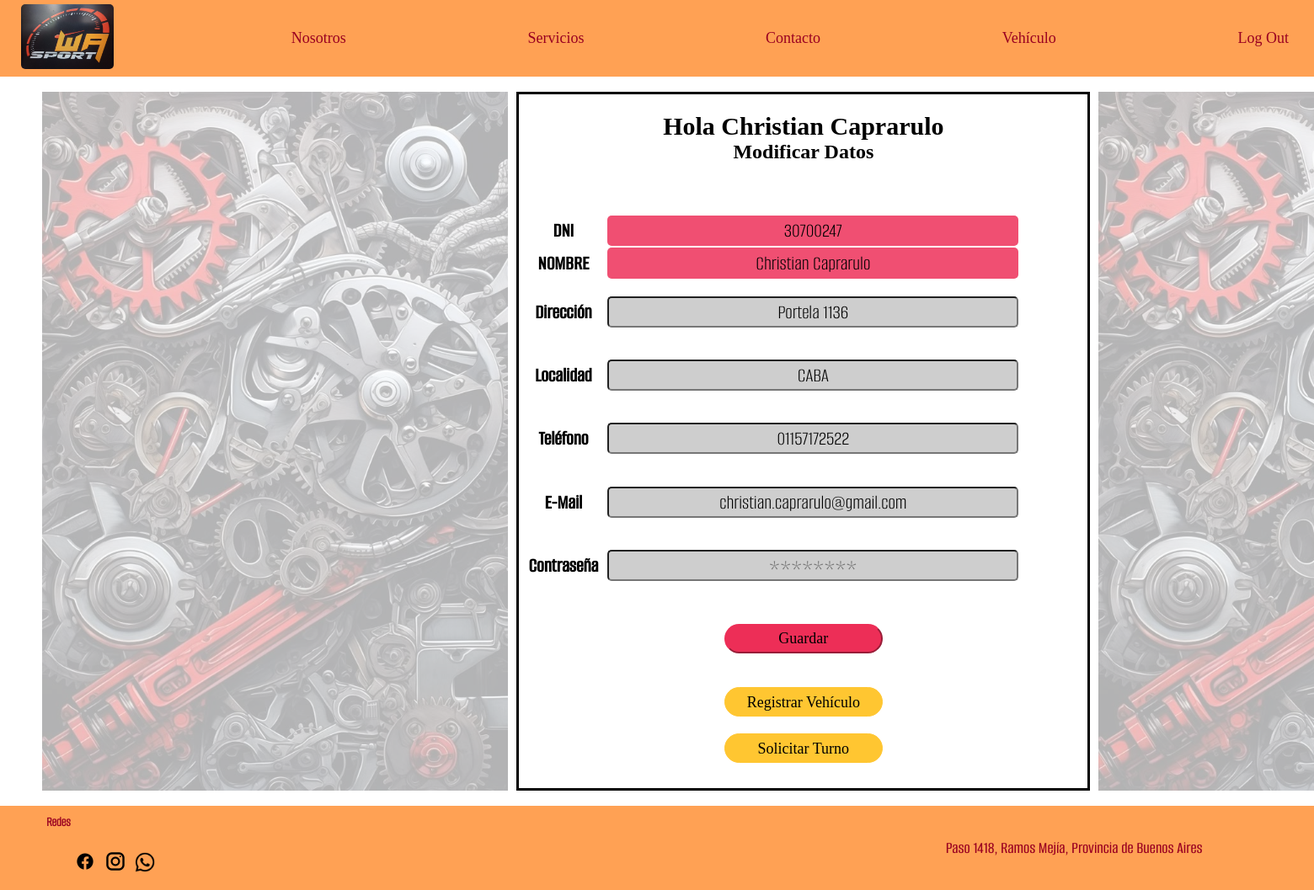
Screenshot of /modificacion_cliente.php (signed in) with the database file from the repository.
### tables this page shows
CREATE TABLE `clientes` (
  `cliente_DNI` varchar(10) NOT NULL,
  `cliente_contrasena` varchar(255) NOT NULL,
  `cliente_nombre` varchar(50) NOT NULL,
  `cliente_direccion` varchar(50) DEFAULT NULL,
  `cliente_localidad` varchar(15) DEFAULT NULL,
  `cliente_telefono` varchar(15) DEFAULT NULL,
  `cliente_email` varchar(255) NOT NULL,
  `token_recuperacion` varchar(255) DEFAULT NULL
);

### modificacion_cliente.php (the view, shortened to what this page needs)
<?php
require_once 'conexion_base.php';
$dni = $_SESSION['cliente_dni'];
$stmt = $conexion->prepare("SELECT * FROM clientes WHERE cliente_DNI = :dni");
$stmt->execute(['dni' => $dni]);
$cliente = $stmt->fetch(PDO::FETCH_ASSOC);
?>
<!DOCTYPE html>
<html lang="es">
<head>
    <link rel="stylesheet" href="estilopagina.css?v=<?= time() ?>">
</head>
<body>
    <?php include("nav_cli.php"); ?>
    <br>
    <section class="modif_cli">
        <img class="modif_img1" src="fondos/hola.usuario.jpg" alt="">
        <section class="modificar_cliente">
            <h2>Hola <?= htmlspecialchars($cliente['cliente_nombre']) ?></h2>
            <h3>Modificar Datos</h3>
            <form method="post">
                <table>
                    <tr>
                        <th>DNI</th>
                        <td class="datos_unicos"><?= htmlspecialchars($cliente['cliente_DNI']) ?></td>
                    </tr>
                    <tr>
                        <th>NOMBRE</th>
                        <td class="datos_unicos"><?= htmlspecialchars($cliente['cliente_nombre']) ?></td>
                    </tr>
                    <tr>
                        <th>Dirección</th>
                        <td><input type="text" class="datos_modificados" name="direccion" value="<?= htmlspecialchars($cliente['cliente_direccion']) ?>"></td>
                    </tr>
                    <tr>
                        <th>Localidad</th>
                        <td><input type="text" class="datos_modificados" name="localidad" value="<?= htmlspecialchars($cliente['cliente_localidad']) ?>"></td>
                    </tr>
                    <tr>
                        <th>Teléfono</th>
                        <td><input type="text" class="datos_modificados" name="telefono" value="<?= htmlspecialchars($cliente['cliente_telefono']) ?>"></td>
                    </tr>
                    <tr>
                        <th>E-Mail</th>
                        <td><input type="email" class="datos_modificados" name="correo" value="<?= htmlspecialchars($cliente['cliente_email']) ?>"></td>
                    </tr>
                    <tr>
                        <th>Contraseña</th>
                        <td>
                            <input type="password" class="datos_modificados" name="clave"
                                minlength="8" maxlength="15"
                                pattern="^(?=.*[A-Z])(?=.*\d)(?=.*[\W_]).{8,15}$"
                                title="Debe tener entre 8 y 15 caracteres, al menos una mayúscula, un número y un símbolo"
                                placeholder="********">
                        </td>
                    </tr>
                </table>
                <div class="bot_modf">
                    <input class="guardar_mod" type="submit" value="Guardar" name="guardar_rec">
                    <a href="registro_vehiculo.php" class="solicitar_mod">Registrar Vehículo</a>
                    <input class="solicitar_mod" type="submit" value="Solicitar Turno" name="solicitar">
                </div>
            </form>
        </section>
        <img class="modif_img2" src="fondos/hola.usuario.jpg" alt="">
    </section>
    <br>
    <?php include("piedepagina.php"); ?>
</body>
</html>

### estilopagina.css (style rules this page uses)
* { margin: 0; padding: 0; box-sizing: border-box; }
html, body { width: 100%; height: 100%; }
.modif_img1 { grid-column: 1/2; }
.modif_img2 { grid-column: 3/4; }
.datos_unicos { background-color: #F04F72; border-radius: 5px; font-family: 'AlumniSans_Light'; font-size: 24px; text-align: center; width: 487.99px; height: 36.99px; }
.datos_modificados { background-color: #cecece; border-radius: 5px; font-family: 'AlumniSans_Light'; font-size: 24px; text-align: center; width: 487.99px; height: 36.99px; }
.bot_modf { display: flex; flex-direction: column; flex-wrap: nowrap; align-items: center; }
.guardar_mod { border-radius: 40px; background-color: #ED2E57; border-color:#ED2E57; margin: 30px; width: 188px; height: 35px; font-family: 'Big_Shoulders_Medium'; font-size: 18px; }
.modif_cli { display: grid; grid-template-columns: repeat(3, 1fr); margin: auto 40px auto; }
.modif_cli img { height: 830px; opacity: 30%; margin: 0px 10px; }
.modificar_cliente { grid-column: 2/3; align-content: center; justify-items: center; border-style: solid; border-color: #000000 }
.modificar_cliente h2 { font-family: 'Big_Shoulders_ExtraBold'; font-size: 30px; text-align: center; }
.modificar_cliente h3 { font-family: 'Big_Shoulders_Regular'; font-size: 24px; text-align: center; }
.modificar_cliente table { margin-top: 60px; width: 595px; height: 457px; margin-right: 80px; }
.modificar_cliente th { font-family: 'AlumniSans_Medium'; font-size: 24px; text-align: center; }
.solicitar_mod { display: inline-block; text-align: center; line-height: 35px; text-decoration: none; border-radius: 40px; background-color: #FFC631; border: 1px solid #FFC631; margin: 10px 5px; width: 188px; height: 35px; font-family: 'Big_Shoulders_Medium'; font-size: 18px; color: black; cursor: pointer; }

### rows the page displays
clientes: cliente_nombre "Christian Caprarulo", cliente_DNI "30700247", direccion "Portela 1136", localidad "CABA", telefono "01157172522", correo "christian.caprarulo@gmail.com"
